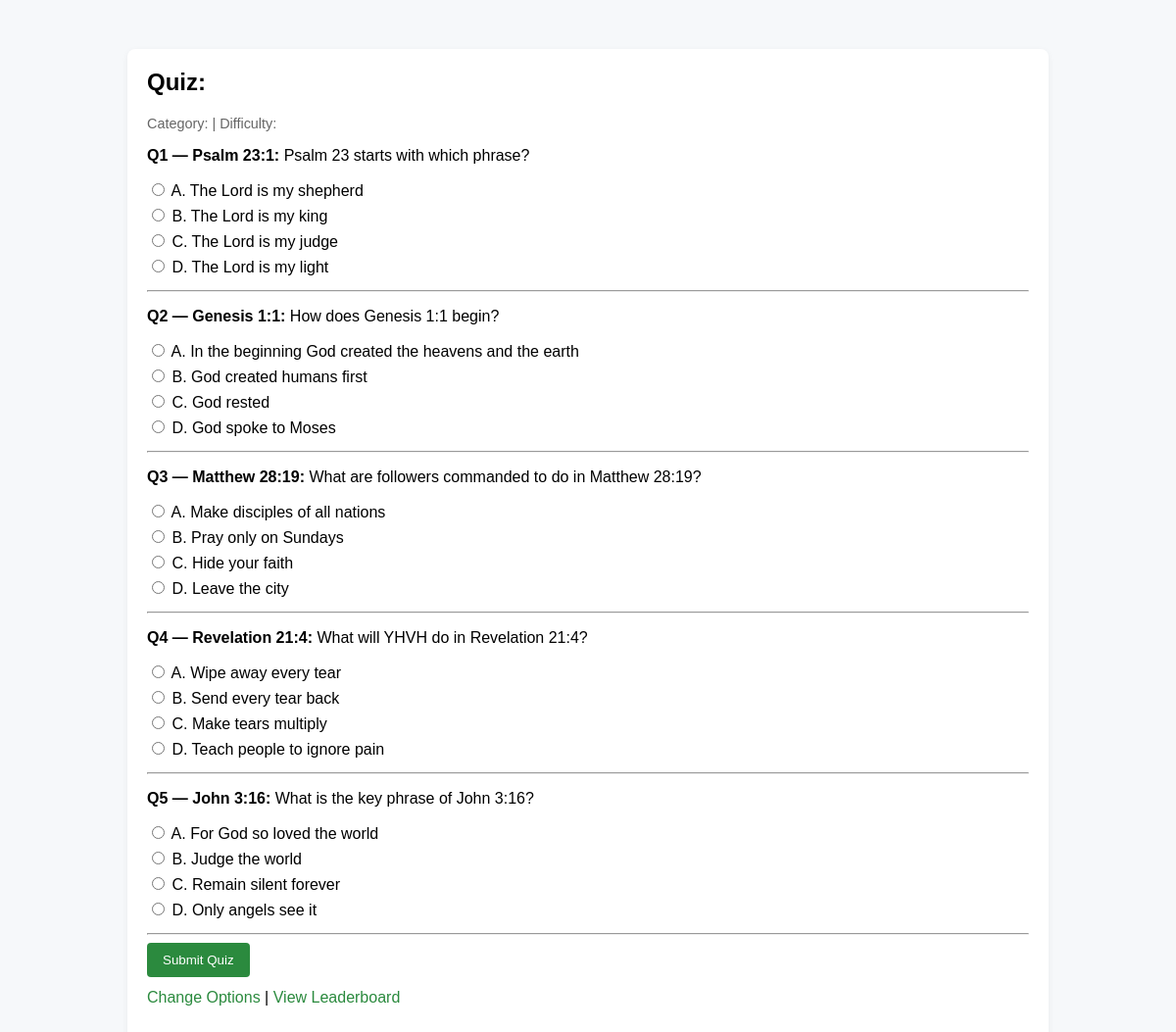
Screenshot of /quiz.php with the database file from the repository.
### tables this page shows
CREATE TABLE IF NOT EXISTS questions (
  id INT AUTO_INCREMENT PRIMARY KEY,
  scripture_ref VARCHAR(120),
  question TEXT,
  option_a VARCHAR(255),
  option_b VARCHAR(255),
  option_c VARCHAR(255),
  option_d VARCHAR(255),
  correct CHAR(1) NOT NULL,
  category VARCHAR(100) DEFAULT 'Faith',
  difficulty ENUM('Easy','Medium','Hard') DEFAULT 'Easy'
);

### src/functions.php (called while the page is built, shortened)
<?php
function esc($s){
    return htmlspecialchars($s, ENT_QUOTES | ENT_SUBSTITUTE, 'UTF-8');
}
?>

### public/quiz.php (the view, shortened to what this page needs)
<?php
require_once __DIR__ . '/../src/db.php';
require_once __DIR__ . '/../src/functions.php';
$category = $_SESSION['quiz_category'] ?? '';
$difficulty = $_SESSION['quiz_difficulty'] ?? '';
$n = intval($_SESSION['quiz_n'] ?? 10);
$params = [];
$types = '';
$sql = "SELECT id, scripture_ref, question, option_a, option_b, option_c, option_d FROM questions";
$sql .= " ORDER BY RAND() LIMIT ?";
$stmt = $mysqli->prepare($sql);
if (count($params)) {
    $types_full = $types . 'i';
    $params_full = $params;
    $params_full[] = $n;
    $stmt->bind_param($types_full, ...$params_full);
} else {
    $stmt->bind_param('i', $n);
}
$stmt->execute();
$result = $stmt->get_result();
$questions = $result->fetch_all(MYSQLI_ASSOC);
?>
<!doctype html>
<html>
<head>
<link rel="stylesheet" href="style.css">
</head>
<body>
<div class="container">
  <h2>Quiz: <?= esc($_SESSION['user_name'] ?? 'Guest') ?></h2>
  <p class="small">Category: <?= esc($category) ?> | Difficulty: <?= esc($difficulty) ?></p>
  <?php if (count($questions) === 0): ?>
    <p>No questions found for the selected filters. <a href="index.php">Go back</a>.</p>
  <?php else: ?>
  <form method="post" id="quizForm">
    <?php foreach($questions as $i => $q): ?>
      <div class="quiz-question">
        <p><strong>Q<?= $i+1 ?> — <?= esc($q['scripture_ref']) ?>:</strong> <?= esc($q['question']) ?></p>
        <div class="options">
          <label><input type="radio" name="answers[<?= $q['id'] ?>]" value="A" required> A. <?= esc($q['option_a']) ?></label>
          <label><input type="radio" name="answers[<?= $q['id'] ?>]" value="B"> B. <?= esc($q['option_b']) ?></label>
          <label><input type="radio" name="answers[<?= $q['id'] ?>]" value="C"> C. <?= esc($q['option_c']) ?></label>
          <label><input type="radio" name="answers[<?= $q['id'] ?>]" value="D"> D. <?= esc($q['option_d']) ?></label>
        </div>
      </div>
      <hr>
    <?php endforeach; ?>
    <button type="submit">Submit Quiz</button>
  </form>
  <?php endif; ?>
  <p style="margin-top:12px;"><a class="link" href="index.php">Change Options</a> | <a class="link" href="leaderboard.php">View Leaderboard</a></p>
</div>
</body>
</html>

### public/style.css (style rules this page uses)
body { font-family:Arial,Helvetica,sans-serif;background:#f6f8fa;margin:0;padding:20px; }
.container { max-width:900px;margin:30px auto;background:#fff;padding:20px;border-radius:8px;box-shadow:0 2px 6px rgba(0,0,0,0.06); }
h1,h2 { margin-top:0; }
button, input[type="submit"] { background:#2b8a3e;color:#fff;border:0;padding:10px 16px;border-radius:4px;cursor:pointer; }
.quiz-question { margin-bottom:14px; }
.options label { display:block;margin:6px 0; }
.link { color:#2b8a3e;text-decoration:none; }
.small { font-size:0.9em;color:#666; }

### rows the page displays
questions: scripture_ref "Psalm 23:1", question "Psalm 23 starts with which phrase?", option_a "The Lord is my shepherd", option_b "The Lord is my king", option_c "The Lord is my judge", option_d "The Lord is my light"
questions: scripture_ref "Genesis 1:1", question "How does Genesis 1:1 begin?", option_a "In the beginning God created the heavens and the earth", option_b "God created humans first", option_c "God rested", option_d "God spoke to Moses"
questions: scripture_ref "Matthew 28:19", question "What are followers commanded to do in Matthew 28:19?", option_a "Make disciples of all nations", option_b "Pray only on Sundays", option_c "Hide your faith", option_d "Leave the city"
questions: scripture_ref "Revelation 21:4", question "What will YHVH do in Revelation 21:4?", option_a "Wipe away every tear", option_b "Send every tear back", option_c "Make tears multiply", option_d "Teach people to ignore pain"
questions: scripture_ref "John 3:16", question "What is the key phrase of John 3:16?", option_a "For God so loved the world", option_b "Judge the world", option_c "Remain silent forever", option_d "Only angels see it"
